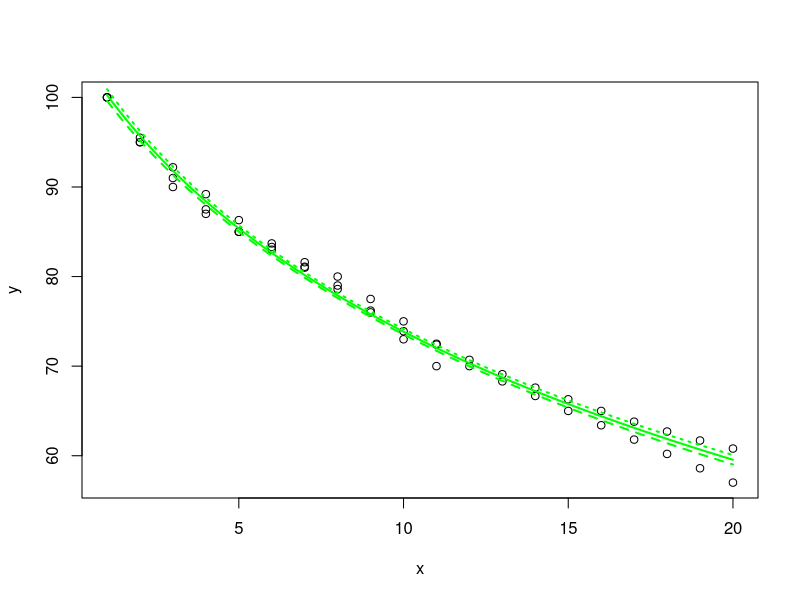

Recreate this plot in R. (Note: this script raises an error after producing the figure.)

x=c(1:20, 1:20, 1:11)
y=c(100,95.5,92.2,89.2,86.3,83.7,81.1,78.6,76.2,73.9,72.4,70.7,69.1,67.6,66.3,65,63.8,62.7,61.7,60.8, 100,95,90,87.5,85,83.3,81.6,80,77.5,75,72.5,70,68.3,66.67,65,63.4,61.8,60.2,58.6,57, 100,95,91,87,85,83,81,79,76,73,70)



plot(x,y)

model <- lm(y ~ (log(x+4.5)))
summary(model)

x2=seq(from=1,to=20,length.out=1000)
y2=predict(model,newdata=list(x=seq(from=1,to=20,length.out=1000)), interval="confidence")
matlines(x2,y2, lwd=2, col="green")



x=seq(1:20, 1:20, 1:11)

y2 = 146.73 - 27.25 * log(x + 4.5)



points(x, y2, col="red")
y2



#percentage_max = 146.73 - 27.25 * log(reps + 4.5)






